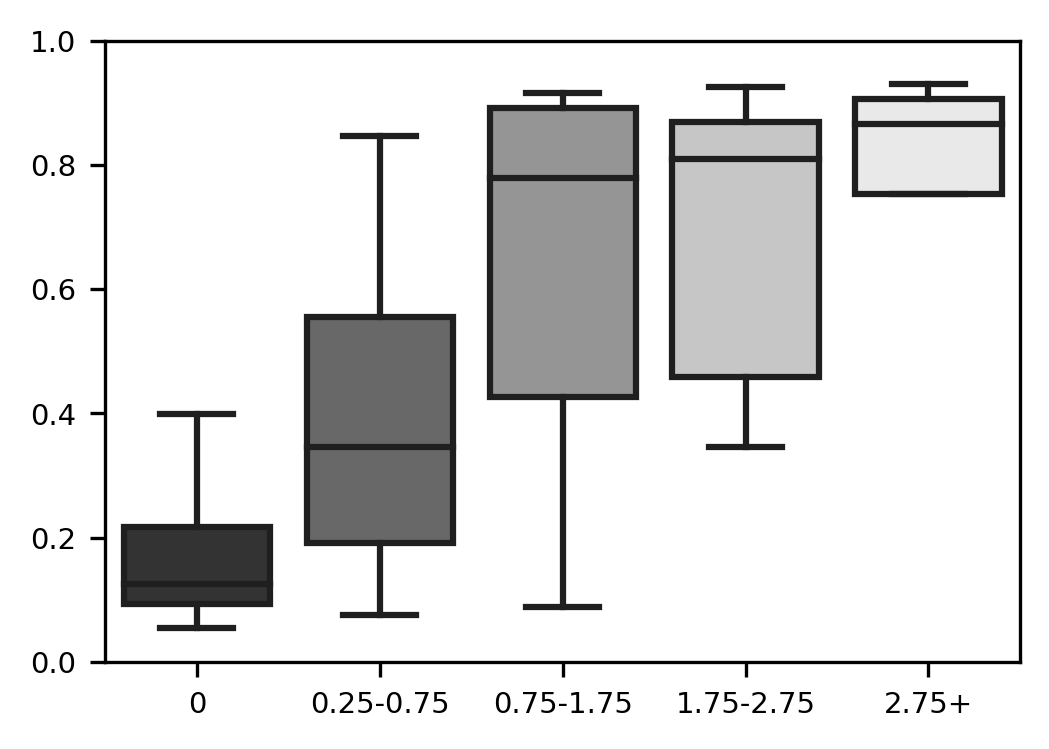

Write Python code to recreate this figure.
"""
Dosage Ablation Analysis for Antidepressant Prediction Model
===========================================================

This script analyzes the relationship between antidepressant dosage and model predictions,
generating Figure 4c for the paper submission. The analysis examines both per-night and 
per-patient predictions across different dosage ranges.

"""

import os
import numpy as np
import pandas as pd
import matplotlib.pyplot as plt
import seaborn as sns
from sklearn.metrics import roc_auc_score

# Configuration
INFERENCE_FILE = 'data/inference_v6emb_3920_all_dosagev2.csv'
TAXONOMY_FILE = 'data/antidep_taxonomy_all_datasets_v6.csv'
OUTPUT_FILE = 'biomarker/analysis/figure_4c.png'
DOSAGE_COL = 'dosage_v2' if 'dosagev2' in INFERENCE_FILE else 'dosage'

# Dosage binning configuration
DOSAGE_BREAKS = [0, 0.25, 0.75, 1.75, 2.75, np.inf]
DOSAGE_LABELS = ['0', '0.25-0.75', '0.75-1.75', '1.75-2.75', '2.75+']

FONT_SIZE=7
FONT_FAMILY = 'sans-serif'

def load_and_preprocess_data():
    """
    Load inference results and taxonomy data, then merge and preprocess.
    
    Returns:
        pd.DataFrame: Merged and preprocessed dataframe
    """
    # Load inference results
    df = pd.read_csv(INFERENCE_FILE)
    
    # Filter for RF dataset only
    df_rf = df[df['dataset'] == 'rf'].copy()
    
    # Convert logits to probabilities using sigmoid
    df_rf['pred'] = 1 / (1 + np.exp(-df_rf['pred']))
    
    # Extract filename from full path
    df_rf['filename'] = df_rf['filename'].apply(lambda x: x.split('/')[-1])
    
    # Load taxonomy data
    df_taxonomy = pd.read_csv(TAXONOMY_FILE)
    
    # Merge datasets
    df_merged = pd.merge(df_rf, df_taxonomy, on='filename', how='inner')
    
    return df_merged

def create_dosage_bins(df):
    """
    Create dosage bins for analysis.
    
    Args:
        df (pd.DataFrame): Input dataframe with dosage column
        
    Returns:
        pd.DataFrame: Dataframe with dosage bins added
    """
    df = df.copy()
    df['Dosage (Proportion of Standard Dose)'] = pd.cut(
        df[DOSAGE_COL], 
        bins=DOSAGE_BREAKS, 
        labels=DOSAGE_LABELS, 
        right=False
    )
    return df

def analyze_dosage_distribution(df):
    """
    Print dosage distribution statistics for each unique dosage value.
    
    Args:
        df (pd.DataFrame): Per-patient aggregated dataframe
    """
    print("Dosage Distribution Analysis:")
    print("=" * 50)
    
    for dose in np.sort(df[DOSAGE_COL].unique()):
        subset = df[df[DOSAGE_COL] == dose]
        print(f'Dose: {dose:>6.2f} | '
              f'Count: {subset.shape[0]:>3d} | '
              f'Mean: {subset["pred"].mean():.3f} | '
              f'Std: {subset["pred"].std():.3f}')

def create_visualization(df_per_night, df_per_patient):
    """
    Create the dosage ablation visualization.
    
    Args:
        df_per_night (pd.DataFrame): Per-night data with dosage bins
        df_per_patient (pd.DataFrame): Per-patient data with dosage bins
    """
    # Calculate summary statistics
    total_nights = df_per_night.shape[0]
    total_patients = df_per_patient.shape[0]
    
    # Create figure
    fig, ax = plt.subplots(1, 1, figsize=(3.6, 2.6))
    
    # Create color palette
    n_categories = len(df_per_patient['Dosage (Proportion of Standard Dose)'].unique())
    palette = sns.color_palette("Greys", n_colors=n_categories)[::-1]
    
    # Create boxplot for per-patient data
    sns.boxplot(
        x='Dosage (Proportion of Standard Dose)', 
        y='pred', 
        data=df_per_patient, 
        palette=palette, 
        ax=ax, 
        showfliers=False
    )
    
    # Set labels and title
    # ax.set_title(f'Model Score Per Patient (N={total_patients} patients, {total_nights} nights)', fontsize=FONT_SIZE, fontfamily=FONT_FAMILY)
    ax.set_ylim(0, 1)
    ax.set_ylabel('Model Score', fontsize=FONT_SIZE, fontfamily=FONT_FAMILY)
    ax.set_xlabel('Dosage (Proportion of Standard Dose)', fontsize=FONT_SIZE, fontfamily=FONT_FAMILY)
    ax.set_xlabel('')
    ax.set_ylabel('')
    ax.tick_params(axis='x', labelsize=FONT_SIZE)
    ax.tick_params(axis='y', labelsize=FONT_SIZE)
    
    # Adjust layout and save
    plt.tight_layout()
    plt.savefig(OUTPUT_FILE, dpi=300, bbox_inches='tight')
    
    print(f"\nFigure saved to: {OUTPUT_FILE}")

def main():
    """
    Main analysis pipeline.
    """
    print("Starting Dosage Ablation Analysis...")
    print("=" * 50)
    
    # Load and preprocess data
    df = load_and_preprocess_data()
    print(f"Loaded {df.shape[0]} records from RF dataset")
    
    # Create per-night analysis (with dosage bins)
    df_per_night = create_dosage_bins(df)
    
    # Create per-patient analysis (median aggregation)
    df_per_patient = df.groupby(['pid', DOSAGE_COL, 'taxonomy']).agg({
        'pred': 'mean'
    }).reset_index()

    # Add dosage bins to per-patient data
    df_per_patient = create_dosage_bins(df_per_patient)
    
    # Print dosage distribution statistics
    analyze_dosage_distribution(df_per_patient)
    
    # Create visualization
    create_visualization(df_per_night, df_per_patient)
    
    print("\nAnalysis completed successfully!")

if __name__ == "__main__":
    main()
